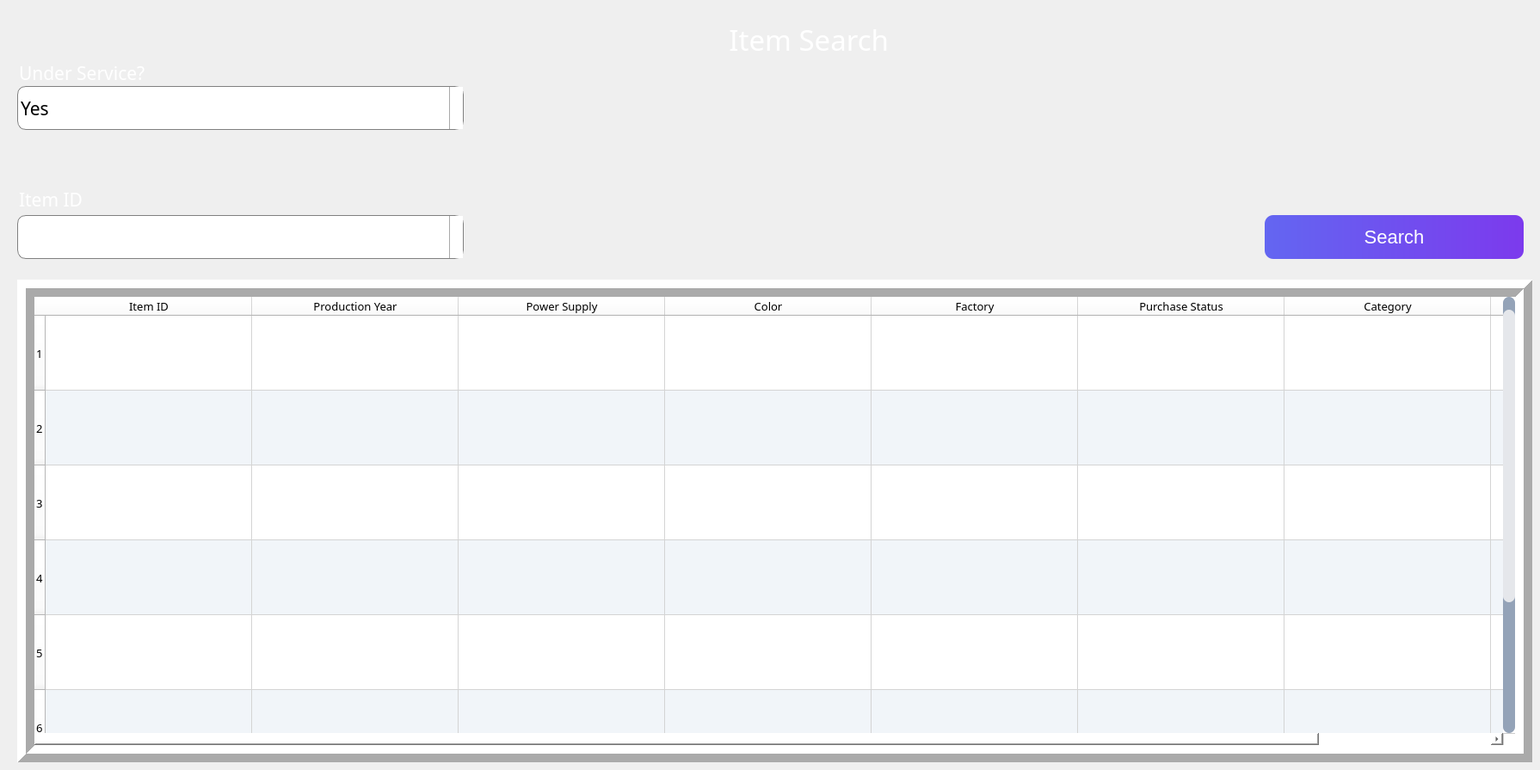
            <widget class="QWidget" name="page_3">
             <widget class="QLabel" name="welcome_admin_label_2">
              <property name="geometry">
               <rect>
                <x>690</x>
                <y>0</y>
                <width>401</width>
                <height>91</height>
               </rect>
              </property>
              <property name="font">
               <font>
                <family>8514oem</family>
                <pointsize>25</pointsize>
               </font>
              </property>
              <property name="styleSheet">
               <string notr="true">color: rgb(255, 255, 255);
image: url(:/adminSideBar/icons8-product-management-48.png);
padding-right:50px;</string>
              </property>
              <property name="text">
               <string>Item Search</string>
              </property>
              <property name="alignment">
               <set>Qt::AlignRight|Qt::AlignTrailing|Qt::AlignVCenter</set>
              </property>
             </widget>
             <widget class="QTableWidget" name="item_table_2">
              <property name="geometry">
               <rect>
                <x>20</x>
                <y>325</y>
                <width>1761</width>
                <height>561</height>
               </rect>
              </property>
              <property name="sizeIncrement">
               <size>
                <width>0</width>
                <height>0</height>
               </size>
              </property>
              <property name="font">
               <font>
                <family>8514oem</family>
                <pointsize>10</pointsize>
                <weight>50</weight>
                <italic>false</italic>
                <bold>false</bold>
               </font>
              </property>
              <property name="layoutDirection">
               <enum>Qt::LeftToRight</enum>
              </property>
              <property name="autoFillBackground">
               <bool>false</bool>
              </property>
              <property name="styleSheet">
               <string notr="true">QWidget {
	background-color: rgb(255, 255, 255);
	alternate-background-color: rgb(241, 245, 249);
	font: 10pt &quot;8514oem&quot;;
}
QScrollBar:vertical {
	border: none;
    background: #94A3B8;
    width: 14px;
    margin: 15px 0 15px 0;
	border-radius: 0px;
 }

/*  HANDLE BAR VERTICAL */
QScrollBar::handle:vertical {	
	background-color: #E5E7EB;
	min-height: 30px;
	border-radius: 7px;
}
QScrollBar::handle:vertical:hover{	
	background-color: qlineargradient(spread:pad, x1:0, y1:0, x2:1, y2:0, stop:0 #6366F1, stop:1 #7C3AED);
}
QScrollBar::handle:vertical:pressed {	
	background-color: qlineargradient(spread:pad, x1:0, y1:0, x2:1, y2:0, stop:0 #4338CA, stop:1 #5B21B6);
}

/* BTN TOP - SCROLLBAR */
QScrollBar::sub-line:vertical {
	border: none;
	background-color: #94A3B8;
	height: 15px;
	border-top-left-radius: 7px;
	border-top-right-radius: 7px;
	subcontrol-position: top;
	subcontrol-origin: margin;
}
QScrollBar::sub-line:vertical:hover {	
	background-color: rgb(255, 0, 127);
}
QScrollBar::sub-line:vertical:pressed {	
	background-color: rgb(185, 0, 92);
}

/* BTN BOTTOM - SCROLLBAR */
QScrollBar::add-line:vertical {
	border: none;
	background-color:#94A3B8;
	height: 15px;
	border-bottom-left-radius: 7px;
	border-bottom-right-radius: 7px;
	subcontrol-position: bottom;
	subcontrol-origin: margin;
}
QScrollBar::add-line:vertical:hover {	
	background-color: rgb(255, 0, 127);
}
QScrollBar::add-line:vertical:pressed {	
	background-color: rgb(185, 0, 92);
}

/* RESET ARROW */
QScrollBar::up-arrow:vertical, QScrollBar::down-arrow:vertical {
	background: none;
}
QScrollBar::add-page:vertical, QScrollBar::sub-page:vertical {
	background: none;
}
</string>
              </property>
              <property name="frameShape">
               <enum>QFrame::Box</enum>
              </property>
              <property name="frameShadow">
               <enum>QFrame::Raised</enum>
              </property>
              <property name="lineWidth">
               <number>10</number>
              </property>
              <property name="sizeAdjustPolicy">
               <enum>QAbstractScrollArea::AdjustToContents</enum>
              </property>
              <property name="alternatingRowColors">
               <bool>true</bool>
              </property>
              <property name="selectionMode">
               <enum>QAbstractItemView::SingleSelection</enum>
              </property>
              <property name="selectionBehavior">
               <enum>QAbstractItemView::SelectRows</enum>
              </property>
              <property name="iconSize">
               <size>
                <width>0</width>
                <height>0</height>
               </size>
              </property>
              <property name="textElideMode">
               <enum>Qt::ElideLeft</enum>
              </property>
              <property name="sortingEnabled">
               <bool>true</bool>
              </property>
              <property name="rowCount">
               <number>7</number>
              </property>
              <property name="columnCount">
               <number>8</number>
              </property>
              <attribute name="horizontalHeaderCascadingSectionResizes">
               <bool>false</bool>
              </attribute>
              <attribute name="horizontalHeaderDefaultSectionSize">
               <number>240</number>
              </attribute>
              <attribute name="horizontalHeaderMinimumSectionSize">
               <number>26</number>
              </attribute>
              <attribute name="horizontalHeaderStretchLastSection">
               <bool>true</bool>
              </attribute>
              <attribute name="verticalHeaderDefaultSectionSize">
               <number>87</number>
              </attribute>
              <attribute name="verticalHeaderShowSortIndicator" stdset="0">
               <bool>true</bool>
              </attribute>
              <attribute name="verticalHeaderStretchLastSection">
               <bool>false</bool>
              </attribute>
              <row/>
              <row/>
              <row/>
              <row/>
              <row/>
              <row/>
              <row/>
              <column>
               <property name="text">
                <string>Item ID</string>
               </property>
              </column>
              <column>
               <property name="text">
                <string>Production Year</string>
               </property>
              </column>
              <column>
               <property name="text">
                <string>Power Supply</string>
               </property>
              </column>
              <column>
               <property name="text">
                <string>Color</string>
               </property>
              </column>
              <column>
               <property name="text">
                <string>Factory</string>
               </property>
              </column>
              <column>
               <property name="text">
                <string>Purchase Status</string>
               </property>
              </column>
              <column>
               <property name="text">
                <string>Category</string>
               </property>
              </column>
              <column>
               <property name="text">
                <string>Model</string>
               </property>
              </column>
              <item row="0" column="0">
               <property name="text">
                <string/>
               </property>
              </item>
              <item row="6" column="5">
               <property name="text">
                <string/>
               </property>
              </item>
             </widget>
             <widget class="QComboBox" name="item_id_comboBox">
              <property name="geometry">
               <rect>
                <x>20</x>
                <y>250</y>
                <width>519</width>
                <height>51</height>
               </rect>
              </property>
              <property name="sizePolicy">
               <sizepolicy hsizetype="Preferred" vsizetype="Minimum">
                <horstretch>0</horstretch>
                <verstretch>0</verstretch>
               </sizepolicy>
              </property>
              <property name="minimumSize">
               <size>
                <width>143</width>
                <height>2</height>
               </size>
              </property>
              <property name="maximumSize">
               <size>
                <width>16777214</width>
                <height>16777215</height>
               </size>
              </property>
              <property name="palette">
               <palette>
                <active>
                 <colorrole role="WindowText">
                  <brush brushstyle="SolidPattern">
                   <color alpha="255">
                    <red>0</red>
                    <green>0</green>
                    <blue>0</blue>
                   </color>
                  </brush>
                 </colorrole>
                 <colorrole role="Button">
                  <brush brushstyle="SolidPattern">
                   <color alpha="255">
                    <red>255</red>
                    <green>255</green>
                    <blue>255</blue>
                   </color>
                  </brush>
                 </colorrole>
                 <colorrole role="Text">
                  <brush brushstyle="SolidPattern">
                   <color alpha="255">
                    <red>0</red>
                    <green>0</green>
                    <blue>0</blue>
                   </color>
                  </brush>
                 </colorrole>
                 <colorrole role="ButtonText">
                  <brush brushstyle="SolidPattern">
                   <color alpha="255">
                    <red>0</red>
                    <green>0</green>
                    <blue>0</blue>
                   </color>
                  </brush>
                 </colorrole>
                 <colorrole role="Base">
                  <brush brushstyle="SolidPattern">
                   <color alpha="255">
                    <red>255</red>
                    <green>255</green>
                    <blue>255</blue>
                   </color>
                  </brush>
                 </colorrole>
                 <colorrole role="Window">
                  <brush brushstyle="SolidPattern">
                   <color alpha="255">
                    <red>255</red>
                    <green>255</green>
                    <blue>255</blue>
                   </color>
                  </brush>
                 </colorrole>
                </active>
                <inactive>
                 <colorrole role="WindowText">
                  <brush brushstyle="SolidPattern">
                   <color alpha="255">
                    <red>0</red>
                    <green>0</green>
                    <blue>0</blue>
                   </color>
                  </brush>
                 </colorrole>
                 <colorrole role="Button">
                  <brush brushstyle="SolidPattern">
                   <color alpha="255">
                    <red>255</red>
                    <green>255</green>
                    <blue>255</blue>
                   </color>
                  </brush>
                 </colorrole>
                 <colorrole role="Text">
                  <brush brushstyle="SolidPattern">
                   <color alpha="255">
                    <red>0</red>
                    <green>0</green>
                    <blue>0</blue>
                   </color>
                  </brush>
                 </colorrole>
                 <colorrole role="ButtonText">
                  <brush brushstyle="SolidPattern">
                   <color alpha="255">
                    <red>0</red>
                    <green>0</green>
                    <blue>0</blue>
                   </color>
                  </brush>
                 </colorrole>
                 <colorrole role="Base">
                  <brush brushstyle="SolidPattern">
                   <color alpha="255">
                    <red>255</red>
                    <green>255</green>
                    <blue>255</blue>
                   </color>
                  </brush>
                 </colorrole>
                 <colorrole role="Window">
                  <brush brushstyle="SolidPattern">
                   <color alpha="255">
                    <red>255</red>
                    <green>255</green>
                    <blue>255</blue>
                   </color>
                  </brush>
                 </colorrole>
                </inactive>
                <disabled>
                 <colorrole role="WindowText">
                  <brush brushstyle="SolidPattern">
                   <color alpha="255">
                    <red>0</red>
                    <green>0</green>
                    <blue>0</blue>
                   </color>
                  </brush>
                 </colorrole>
                 <colorrole role="Button">
                  <brush brushstyle="SolidPattern">
                   <color alpha="255">
                    <red>255</red>
                    <green>255</green>
                    <blue>255</blue>
                   </color>
                  </brush>
                 </colorrole>
                 <colorrole role="Text">
                  <brush brushstyle="SolidPattern">
                   <color alpha="255">
                    <red>0</red>
                    <green>0</green>
                    <blue>0</blue>
                   </color>
                  </brush>
                 </colorrole>
                 <colorrole role="ButtonText">
                  <brush brushstyle="SolidPattern">
                   <color alpha="255">
                    <red>0</red>
                    <green>0</green>
                    <blue>0</blue>
                   </color>
                  </brush>
                 </colorrole>
                 <colorrole role="Base">
                  <brush brushstyle="SolidPattern">
                   <color alpha="255">
                    <red>255</red>
                    <green>255</green>
                    <blue>255</blue>
                   </color>
                  </brush>
                 </colorrole>
                 <colorrole role="Window">
                  <brush brushstyle="SolidPattern">
                   <color alpha="255">
                    <red>255</red>
                    <green>255</green>
                    <blue>255</blue>
                   </color>
                  </brush>
                 </colorrole>
                </disabled>
               </palette>
              </property>
              <property name="font">
               <font>
                <family>8514oem</family>
                <pointsize>16</pointsize>
                <weight>50</weight>
                <italic>false</italic>
                <bold>false</bold>
               </font>
              </property>
              <property name="cursor">
               <cursorShape>PointingHandCursor</cursorShape>
              </property>
              <property name="styleSheet">
               <string notr="true">QComboBox {
    border: 1px solid gray;
    border-radius: 10px;
    padding: 1px 18px 1px 3px;
    min-width: 6em;
	font: 16pt &quot;8514oem&quot;;
	background-color: rgb(255, 255, 255);
	
	color: rgb(0, 0, 0);
}

QComboBox:on { /* shift the text when the popup opens */
    padding-top: 3px;
    padding-left: 4px;
	background: white;
	border-radius: 10px;
}

QComboBox::drop-down {
    subcontrol-origin: padding;
    subcontrol-position: top right;
    width: 15px;
	background-color:white;
    border-left-width: 1px;
    border-left-color: darkgray;
    border-left-style: solid; /* just a single line */
    border-top-right-radius: 3px; /* same radius as the QComboBox */
    border-bottom-right-radius: 3px;
	border-radius: 10px;
}

QComboBox::down-arrow:on { /* shift the arrow when popup is open */
    top: 1px;
    left: 1px;
}
QListView
{
background-color : #334155;
color: rgb(255, 255, 255);
}</string>
              </property>
              <property name="editable">
               <bool>true</bool>
              </property>
              <property name="currentText">
               <string/>
              </property>
              <property name="frame">
               <bool>true</bool>
              </property>
             </widget>
             <widget class="QComboBox" name="under_service_comboBox">
              <property name="geometry">
               <rect>
                <x>20</x>
                <y>100</y>
                <width>519</width>
                <height>51</height>
               </rect>
              </property>
              <property name="sizePolicy">
               <sizepolicy hsizetype="Preferred" vsizetype="Minimum">
                <horstretch>0</horstretch>
                <verstretch>0</verstretch>
               </sizepolicy>
              </property>
              <property name="minimumSize">
               <size>
                <width>143</width>
                <height>2</height>
               </size>
              </property>
              <property name="maximumSize">
               <size>
                <width>16777214</width>
                <height>16777215</height>
               </size>
              </property>
              <property name="palette">
               <palette>
                <active>
                 <colorrole role="WindowText">
                  <brush brushstyle="SolidPattern">
                   <color alpha="255">
                    <red>0</red>
                    <green>0</green>
                    <blue>0</blue>
                   </color>
                  </brush>
                 </colorrole>
                 <colorrole role="Button">
                  <brush brushstyle="SolidPattern">
                   <color alpha="255">
                    <red>255</red>
                    <green>255</green>
                    <blue>255</blue>
                   </color>
                  </brush>
                 </colorrole>
                 <colorrole role="Text">
                  <brush brushstyle="SolidPattern">
                   <color alpha="255">
                    <red>0</red>
                    <green>0</green>
                    <blue>0</blue>
                   </color>
                  </brush>
                 </colorrole>
                 <colorrole role="ButtonText">
                  <brush brushstyle="SolidPattern">
                   <color alpha="255">
                    <red>0</red>
                    <green>0</green>
                    <blue>0</blue>
                   </color>
                  </brush>
                 </colorrole>
                 <colorrole role="Base">
                  <brush brushstyle="SolidPattern">
                   <color alpha="255">
                    <red>255</red>
                    <green>255</green>
                    <blue>255</blue>
                   </color>
                  </brush>
                 </colorrole>
                 <colorrole role="Window">
                  <brush brushstyle="SolidPattern">
                   <color alpha="255">
                    <red>255</red>
                    <green>255</green>
                    <blue>255</blue>
                   </color>
                  </brush>
                 </colorrole>
                </active>
                <inactive>
                 <colorrole role="WindowText">
                  <brush brushstyle="SolidPattern">
                   <color alpha="255">
                    <red>0</red>
                    <green>0</green>
                    <blue>0</blue>
                   </color>
                  </brush>
                 </colorrole>
                 <colorrole role="Button">
                  <brush brushstyle="SolidPattern">
                   <color alpha="255">
                    <red>255</red>
                    <green>255</green>
                    <blue>255</blue>
                   </color>
                  </brush>
                 </colorrole>
                 <colorrole role="Text">
                  <brush brushstyle="SolidPattern">
                   <color alpha="255">
                    <red>0</red>
                    <green>0</green>
                    <blue>0</blue>
                   </color>
                  </brush>
                 </colorrole>
                 <colorrole role="ButtonText">
                  <brush brushstyle="SolidPattern">
                   <color alpha="255">
                    <red>0</red>
                    <green>0</green>
                    <blue>0</blue>
                   </color>
                  </brush>
                 </colorrole>
                 <colorrole role="Base">
                  <brush brushstyle="SolidPattern">
                   <color alpha="255">
                    <red>255</red>
                    <green>255</green>
                    <blue>255</blue>
                   </color>
                  </brush>
                 </colorrole>
                 <colorrole role="Window">
                  <brush brushstyle="SolidPattern">
                   <color alpha="255">
                    <red>255</red>
                    <green>255</green>
                    <blue>255</blue>
                   </color>
                  </brush>
                 </colorrole>
                </inactive>
                <disabled>
                 <colorrole role="WindowText">
                  <brush brushstyle="SolidPattern">
                   <color alpha="255">
                    <red>0</red>
                    <green>0</green>
                    <blue>0</blue>
                   </color>
                  </brush>
                 </colorrole>
                 <colorrole role="Button">
                  <brush brushstyle="SolidPattern">
                   <color alpha="255">
                    <red>255</red>
                    <green>255</green>
                    <blue>255</blue>
                   </color>
                  </brush>
                 </colorrole>
                 <colorrole role="Text">
                  <brush brushstyle="SolidPattern">
                   <color alpha="255">
                    <red>0</red>
                    <green>0</green>
                    <blue>0</blue>
                   </color>
                  </brush>
                 </colorrole>
                 <colorrole role="ButtonText">
                  <brush brushstyle="SolidPattern">
                   <color alpha="255">
                    <red>0</red>
                    <green>0</green>
                    <blue>0</blue>
                   </color>
                  </brush>
                 </colorrole>
                 <colorrole role="Base">
                  <brush brushstyle="SolidPattern">
                   <color alpha="255">
                    <red>255</red>
                    <green>255</green>
                    <blue>255</blue>
                   </color>
                  </brush>
                 </colorrole>
                 <colorrole role="Window">
                  <brush brushstyle="SolidPattern">
                   <color alpha="255">
                    <red>255</red>
                    <green>255</green>
                    <blue>255</blue>
                   </color>
                  </brush>
                 </colorrole>
                </disabled>
               </palette>
              </property>
              <property name="font">
               <font>
                <family>8514oem</family>
                <pointsize>16</pointsize>
                <weight>50</weight>
                <italic>false</italic>
                <bold>false</bold>
               </font>
              </property>
              <property name="cursor">
               <cursorShape>PointingHandCursor</cursorShape>
              </property>
              <property name="styleSheet">
               <string notr="true">QComboBox {
    border: 1px solid gray;
    border-radius: 10px;
    padding: 1px 18px 1px 3px;
    min-width: 6em;
	font: 16pt &quot;8514oem&quot;;
	background-color: rgb(255, 255, 255);
	
	color: rgb(0, 0, 0);
}

QComboBox:on { /* shift the text when the popup opens */
    padding-top: 3px;
    padding-left: 4px;
	background: white;
	border-radius: 10px;
}

QComboBox::drop-down {
    subcontrol-origin: padding;
    subcontrol-position: top right;
    width: 15px;
	background-color:white;
    border-left-width: 1px;
    border-left-color: darkgray;
    border-left-style: solid; /* just a single line */
    border-top-right-radius: 3px; /* same radius as the QComboBox */
    border-bottom-right-radius: 3px;
	border-radius: 10px;
}

QComboBox::down-arrow:on { /* shift the arrow when popup is open */
    top: 1px;
    left: 1px;
}
QListView
{
background-color : #334155;
color: rgb(255, 255, 255);
}</string>
              </property>
              <property name="editable">
               <bool>false</bool>
              </property>
              <property name="currentText">
               <string>Yes</string>
              </property>
              <property name="frame">
               <bool>true</bool>
              </property>
              <item>
               <property name="text">
                <string>Yes</string>
               </property>
              </item>
              <item>
               <property name="text">
                <string>No</string>
               </property>
              </item>
             </widget>
             <widget class="QLineEdit" name="under_service_label">
              <property name="geometry">
               <rect>
                <x>20</x>
                <y>73</y>
                <width>241</width>
                <height>22</height>
               </rect>
              </property>
              <property name="font">
               <font>
                <family>8514oem</family>
                <pointsize>16</pointsize>
               </font>
              </property>
              <property name="styleSheet">
               <string notr="true">color: rgb(255, 255, 255);
background-color: rgba(255, 255, 255, 0);</string>
              </property>
              <property name="text">
               <string>Under Service?</string>
              </property>
              <property name="frame">
               <bool>false</bool>
              </property>
             </widget>
             <widget class="QLineEdit" name="item_id_label">
              <property name="geometry">
               <rect>
                <x>20</x>
                <y>220</y>
                <width>131</width>
                <height>22</height>
               </rect>
              </property>
              <property name="font">
               <font>
                <family>8514oem</family>
                <pointsize>16</pointsize>
               </font>
              </property>
              <property name="styleSheet">
               <string notr="true">color: rgb(255, 255, 255);
background-color: rgba(255, 255, 255, 0);</string>
              </property>
              <property name="text">
               <string>Item ID</string>
              </property>
              <property name="frame">
               <bool>false</bool>
              </property>
             </widget>
             <widget class="QPushButton" name="item_search_button">
              <property name="geometry">
               <rect>
                <x>1470</x>
                <y>250</y>
                <width>301</width>
                <height>51</height>
               </rect>
              </property>
              <property name="font">
               <font>
                <pointsize>-1</pointsize>
                <weight>50</weight>
                <italic>false</italic>
                <bold>false</bold>
               </font>
              </property>
              <property name="toolTipDuration">
               <number>0</number>
              </property>
              <property name="styleSheet">
               <string notr="true">QPushButton {
	border-top-right-radius: 10px;
	border-top-left-radius: 10px;
	border-bottom-right-radius: 10px;
	border-bottom-left-radius: 10px;
	background-color: qlineargradient(spread:pad, x1:0, y1:0, x2:1, y2:0, stop:0 #6366F1, stop:1 #7C3AED);
	font: 22px;
	color: rgb(255, 255, 255);
}

QPushButton:hover {
	background-color: qlineargradient(spread:pad, x1:0, y1:0, x2:1, y2:0, stop:0 #4338CA
, stop:1 #5B21B6);
}

QPushButton:pressed {
	background-color: qlineargradient(spread:pad, x1:0, y1:0, x2:1, y2:0, stop:0 #4338CA
, stop:1 #5B21B6);
	padding-left: 5px;
	padding-top: 5px;
}</string>
              </property>
              <property name="text">
               <string>Search</string>
              </property>
             </widget>
            </widget>
